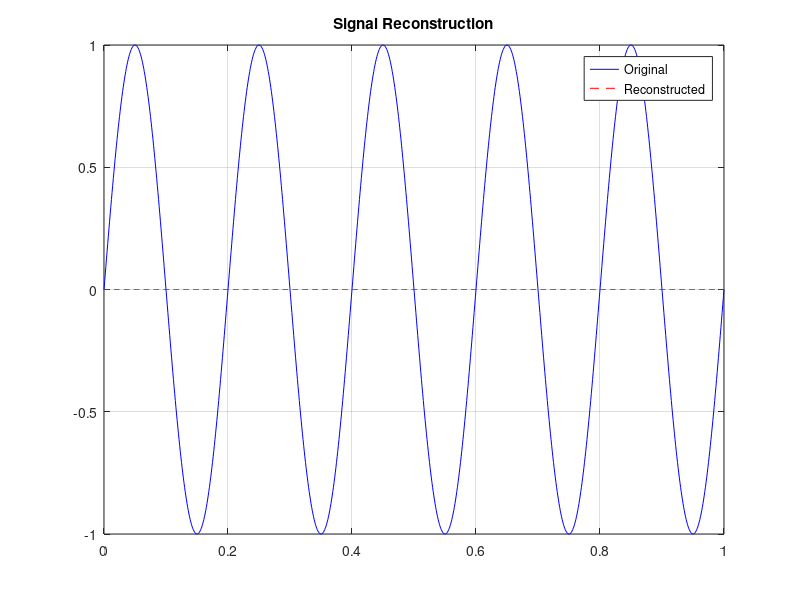

The MATLAB script that drew this image:
% Problem 6: Signal Reconstruction
% Objective: Sample a signal and reconstruct it using MATLAB's interp1() function.

clc; clear; close all;

fm = input('Enter signal frequency (Hz): ');
fs = input('Enter sampling frequency (Hz): ');

t = 0:0.001:1;
x = sin(2*pi*fm*t);

ts = 0:1/fs:1;
xs = sin(2*pi*fm*ts);

xr = interp1(ts,xs,t,'spline');

plot(t,x,'b',t,xr,'r--');
legend('Original','Reconstructed');
title('Signal Reconstruction');
grid on;
